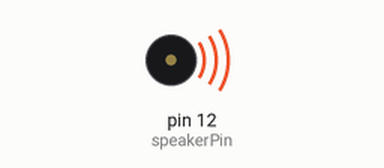
The sketch below on a simulated Arduino Uno, built with avr-gcc and run on an emulated ATmega328P. On the bench: buzzer (waves = sounding).

Above: at 0.1 s.
At 6.1 s:
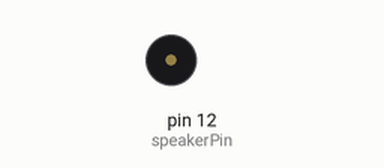
Timing chart, 0 to 7.6 s (numbered marks = the images above):
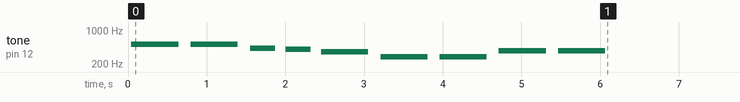

Measured:
- by itself, tone on pin 12 (speakerPin): plays 504 Hz for 0.60 s, 504 Hz for 0.60 s, 424 Hz for 0.32 s, 400 Hz for 0.32 s, 357 Hz for 0.60 s, 284 Hz for 0.60 s … (9 notes in this stretch)

The sketch:

Retry.ino
```cpp
int speakerPin = 12;
int length = 9;
char notes[] = "bbdDfaaee";
int beats[] = {2,2,1,1,2,2,2,2,2};
int tempo = 300;
boolean played = false;
void playTone(int tone_, int duration){
  for(long i = 0; i < duration * 1000L; i+= tone_*2){
    digitalWrite(speakerPin, HIGH);
    delayMicroseconds(tone_);
    digitalWrite(speakerPin,LOW);
    delayMicroseconds(tone_);
  }
}
void playNote(char note, int duration){
  char names[] = {'b','d','D','f','a','e'};
  int tones[] = {988,1175,1245,1397,1760,1319};
  for(int i = 0; i < 6; i++){
    if(names[i]==note){
      playTone(tones[i],duration);
    }
  }
}

void setup(){
  pinMode(speakerPin,OUTPUT);
}
void loop(){
  if (!played){
  for (int i = 0; i < length; i++){
    if(notes[i] == ' '){
      delay(beats[i]*tempo);
    }else{
      playNote(notes[i],beats[i]*tempo);
    }
    delay(tempo/2);
  }
  played = true;
  }
}
```
